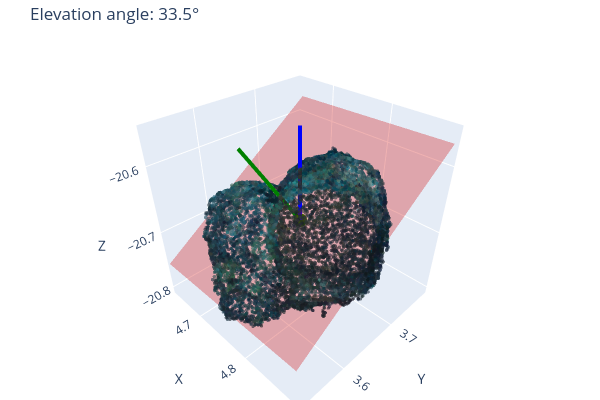
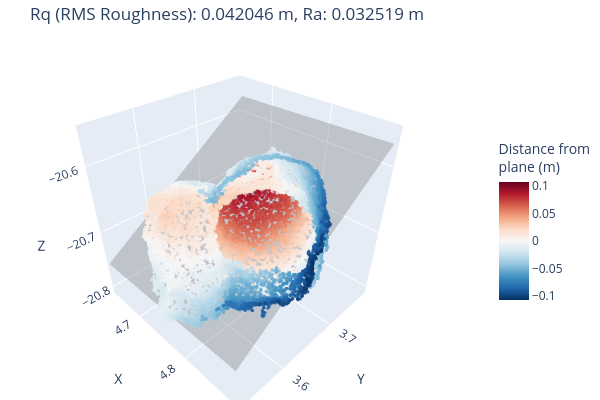

The cell these charts' notebook holds for them, in order:
### Markdown cell above
## Evaluate individual microhabitat measurements

### Code cell
def visualize_microhabitat_measurements(ann):

        print(ann.id, ann.label, ann.orig_coords)
        # Elevation angle
        visualizations.visualize_elevation_angle(ann.simple_pcd, 
                                                 ann.measurements["plane_coeffs"], 
                                                 interactive=True)
        # Roughness
        visualizations.visualize_roughness(ann.simple_pcd, 
                                           ra=ann.measurements["Ra"], 
                                           rq=ann.measurements["Rq"], 
                                           interactive=True)
        # Gap fraction
        plt.imshow(ann.measurements["gapF_image"])
        plt.show()
            
# Example execution
visualize_microhabitat_measurements(plot.annotations["MCCPKA20G0292_green"])

### Figure 1 — Plotly figure (JSON) as saved in the notebook; plotly's stock layout.template omitted (floating-point values rounded to 4 significant figures; data arrays with more than 128 entries replaced by an {"elided": "..."} marker saying what was removed)
{"data": [{"colorscale": [[0, "red"], [1, "red"]], "name": "Plane", "opacity": 0.3, "showscale": false, "type": "surface", "x": {"elided": "20x20 float values"}, "y": {"elided": "20x20 float values"}, "z": {"elided": "20x20 float values"}}, {"marker": {"color": {"elided": "14176 str values"}, "opacity": 0.6, "size": 2}, "mode": "markers", "name": "Point Cloud", "showlegend": false, "type": "scatter3d", "x": {"elided": "14176 float values"}, "y": {"elided": "14176 float values"}, "z": {"elided": "14176 float values"}}, {"line": {"color": "blue", "width": 8}, "marker": {"color": "blue", "size": 8}, "mode": "lines+markers", "name": "Vertical", "showlegend": false, "type": "scatter3d", "x": [4.766, 4.766], "y": [3.656, 3.656], "z": [-20.68, -20.41]}, {"colorscale": [[0, "blue"], [1, "blue"]], "showlegend": false, "showscale": false, "type": "cone", "u": [0], "v": [0], "w": [0.02648], "x": [4.766], "y": [3.656], "z": [-20.41]}, {"line": {"color": "green", "width": 8}, "marker": {"color": "green", "size": 8}, "mode": "lines+markers", "name": "Plane Normal", "showlegend": false, "type": "scatter3d", "x": [4.766, 4.761], "y": [3.656, 3.51], "z": [-20.68, -20.46]}, {"colorscale": [[0, "green"], [1, "green"]], "showlegend": false, "showscale": false, "type": "cone", "u": [-0.0004702], "v": [-0.01462], "w": [0.02208], "x": [4.761], "y": [3.51], "z": [-20.46]}, {"line": {"color": "orange", "width": 6}, "mode": "lines", "name": "Arc", "showlegend": false, "type": "scatter3d", "x": [4.766, 4.766, 4.765, 4.765, 4.765, 4.765, 4.765, 4.765, 4.765, 4.765, 4.764, 4.764, 4.764, 4.764, 4.764, 4.764, 4.764, 4.764, 4.763, 4.763, 4.763, 4.763, 4.763, 4.763, 4.763, 4.763, 4.762, 4.762, 4.762, 4.762, 4.762, 4.762, 4.762, 4.762, 4.762, 4.761, 4.761, 4.761, 4.761, 4.761], "y": [3.656, 3.652, 3.648, 3.644, 3.64, 3.636, 3.632, 3.628, 3.624, 3.62, 3.616, 3.612, 3.608, 3.605, 3.601, 3.597, 3.593, 3.589, 3.585, 3.581, 3.578, 3.574, 3.57, 3.566, 3.563, 3.559, 3.555, 3.551, 3.548, 3.544, 3.541, 3.537, 3.534, 3.53, 3.527, 3.523, 3.52, 3.516, 3.513, 3.51], "z": [-20.41, -20.41, -20.41, -20.41, -20.41, -20.42, -20.42, -20.42, -20.42, -20.42, -20.42, -20.42, -20.42, -20.42, -20.42, -20.42, -20.42, -20.42, -20.42, -20.43, -20.43, -20.43, -20.43, -20.43, -20.43, -20.43, -20.43, -20.44, -20.44, -20.44, -20.44, -20.44, -20.44, -20.45, -20.45, -20.45, -20.45, -20.45, -20.46, -20.46]}, {"mode": "text", "name": "Angle", "showlegend": false, "text": ["33.5°"], "textfont": {"color": "orange", "size": 14}, "type": "scatter3d", "x": [4.763], "y": [3.578], "z": [-20.43]}], "layout": {"height": 400, "margin": {"b": 0, "l": 0, "r": 0, "t": 40}, "scene": {"aspectmode": "cube", "camera": {"center": {"x": 0, "y": 0, "z": 0}, "eye": {"x": 1.25, "y": -1.25, "z": 1.25}, "up": {"x": 0, "y": 0, "z": 1}}, "xaxis": {"range": [4.633, 4.898], "title": {"text": "X"}}, "yaxis": {"range": [3.523, 3.788], "title": {"text": "Y"}}, "zaxis": {"range": [-20.81, -20.55], "title": {"text": "Z"}}}, "showlegend": false, "title": {"text": "Elevation angle: 33.5°"}, "width": 600}}

### Figure 2 — Plotly figure (JSON) as saved in the notebook; plotly's stock layout.template omitted (floating-point values rounded to 4 significant figures; data arrays with more than 128 entries replaced by an {"elided": "..."} marker saying what was removed)
{"data": [{"colorscale": [[0, "gray"], [1, "gray"]], "name": "Fitted Plane", "opacity": 0.3, "showscale": false, "type": "surface", "x": {"elided": "20x20 float values"}, "y": {"elided": "20x20 float values"}, "z": {"elided": "20x20 float values"}}, {"marker": {"cmax": 0.1074, "cmin": -0.1074, "color": {"elided": "14176 float values"}, "colorbar": {"len": 0.5, "title": {"text": "Distance from<br>plane (m)"}, "y": 0.5}, "colorscale": [[0, "rgb(5,48,97)"], [0.1, "rgb(33,102,172)"], [0.2, "rgb(67,147,195)"], [0.3, "rgb(146,197,222)"], [0.4, "rgb(209,229,240)"], [0.5, "rgb(247,247,247)"], [0.6, "rgb(253,219,199)"], [0.7, "rgb(244,165,130)"], [0.8, "rgb(214,96,77)"], [0.9, "rgb(178,24,43)"], [1, "rgb(103,0,31)"]], "opacity": 0.8, "size": 2}, "mode": "markers", "name": "Point Cloud", "showlegend": false, "type": "scatter3d", "x": {"elided": "14176 float values"}, "y": {"elided": "14176 float values"}, "z": {"elided": "14176 float values"}}], "layout": {"height": 400, "margin": {"b": 0, "l": 0, "r": 0, "t": 40}, "scene": {"aspectmode": "cube", "camera": {"center": {"x": 0, "y": 0, "z": 0}, "eye": {"x": 1.25, "y": -1.25, "z": 1.25}, "up": {"x": 0, "y": 0, "z": 1}}, "xaxis": {"range": [4.633, 4.898], "title": {"text": "X"}}, "yaxis": {"range": [3.523, 3.788], "title": {"text": "Y"}}, "zaxis": {"range": [-20.81, -20.55], "title": {"text": "Z"}}}, "showlegend": false, "title": {"text": "Rq (RMS Roughness): 0.042046 m, Ra: 0.032519 m"}, "width": 600}}
